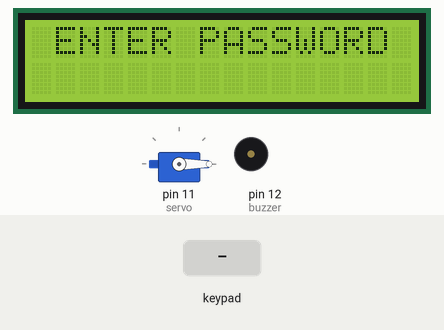
Recording of a sketch running on a simulated Arduino Uno, built with avr-gcc and run on an emulated ATmega328P. On the bench: servo, 16×2 character LCD, buzzer (waves = sounding, pin HIGH). The test bench sets the inputs (shaded band).

Above: at 4.2 s.
4.3 s: keypad keys 9 9 9 9 D pressed 0.4 s apart
At 7.2 s:
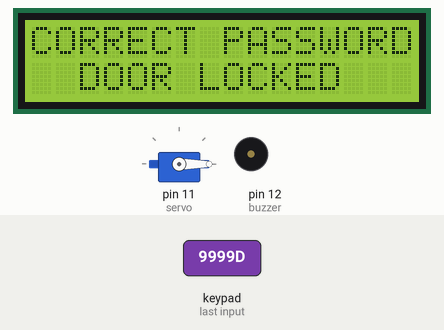
7.8 s: key 'D' pressed
At 10.5 s:
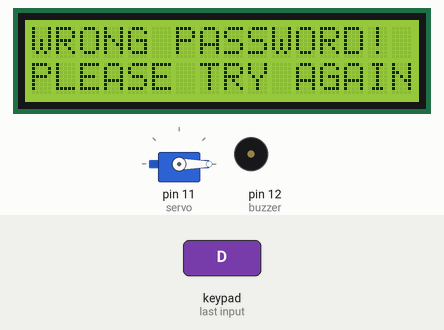
10.8 s: keypad keys 9 9 9 9 # pressed 0.4 s apart
At 13.2 s:
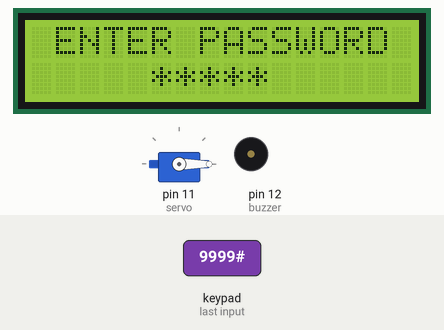
14.3 s: key '2' pressed
At 14.47 s:
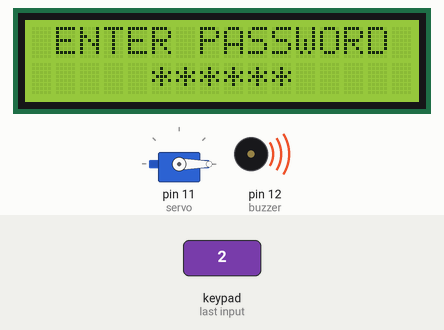
16.4 s: key '1' pressed
19.4 s: keypad keys 2 3 4 5 D pressed 0.4 s apart
At 21.23 s:
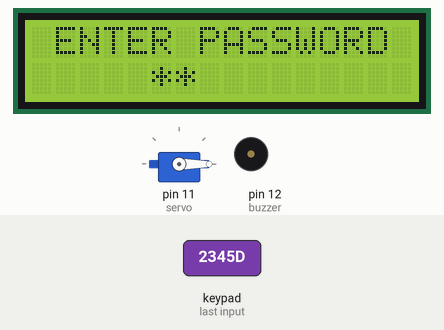
Timing chart, 0 to 24.4 s (numbered marks = the images above; inputs shaded):
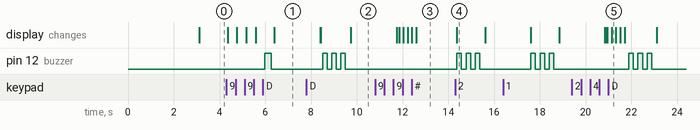

The sketch:

keypad.ino
```cpp
#include <Servo.h>
#include <LiquidCrystal_I2C.h>
#include <Keypad.h>
#include <Password.h>

#define buzzer 12

Servo servo;
LiquidCrystal_I2C lcd(0x27, 16, 2);

String newPasswordString;
char newPassword[6];
byte a = 5;
bool value = true;

Password password = Password("9999");

byte maxPasswordLength = 6;
byte currentPasswordLength = 0;
const byte ROWS = 4; // Four rows
const byte COLS = 4; // Four columns

char keys[ROWS][COLS] = {
  {'2', '1', '3', 'A'},
  {'5', '4', '6', 'B'},
  {'8', '7', '9', 'C'},
  {'0', '*', '#', 'D'},
};

byte rowPins[ROWS] = {2, 3, 4, 5};
byte colPins[COLS] = {6, 7, 8, 9};

Keypad keypad = Keypad(makeKeymap(keys), rowPins, colPins, ROWS, COLS);

void setup() {
  Serial.begin(9600);
  pinMode(buzzer, OUTPUT);
  servo.attach(11);
  servo.write(0); // Initialize servo position to 0 degrees
  lcd.init();
  lcd.backlight();
  lcd.setCursor(3, 0);
  lcd.print("WELCOME TO");
  lcd.setCursor(0, 1);
  lcd.print("DOOR LOCK SYSTEM");
  delay(3000);
  lcd.clear();
}

void loop() {
  lcd.setCursor(1, 0);
  lcd.print("ENTER PASSWORD");

  char key = keypad.getKey();
  if (key != NO_KEY) {
    delay(60);
    if (key == 'C') {
      resetPassword();
    } else if (key == 'D') {
      if (value == true) {
        doorlocked();
        value = false;
      } else if (value == false) {
        dooropen();
        value = true;
      }
    } else {
      processNumberKey(key);
    }
  }
}

void processNumberKey(char key) {
  lcd.setCursor(a, 1);
  lcd.print("*");
  a++;
  if (a == 11) {
    a = 5;
  }
  currentPasswordLength++;
  password.append(key);

  if (currentPasswordLength == maxPasswordLength) {
    doorlocked();
    dooropen();
  }
}

void dooropen() {
  if (password.evaluate()) {
    digitalWrite(buzzer, HIGH);
    delay(300);
    digitalWrite(buzzer, LOW);
    servo.write(45); // Move the servo to 45 degrees
    delay(100);
    lcd.setCursor(0, 0);
    lcd.print("CORRECT PASSWORD");
    lcd.setCursor(0, 1);
    lcd.print("OPEN THE DOOR...");
    delay(2000);
    lcd.clear();
    a = 5;
  } else {
    digitalWrite(buzzer, HIGH);
    delay(200);
    digitalWrite(buzzer, LOW);
    delay(200);
    digitalWrite(buzzer, HIGH);
    delay(200);
    digitalWrite(buzzer, LOW);
    delay(200);
    digitalWrite(buzzer, HIGH);
    delay(200);
    digitalWrite(buzzer, LOW);
    delay(200);
    lcd.setCursor(0, 0);
    lcd.print("WRONG PASSWORD!");
    lcd.setCursor(0, 1);
    lcd.print("PLEASE TRY AGAIN");
    delay(2000);
    lcd.clear();
    a = 5;
  }
  resetPassword();
}

void resetPassword() {
  password.reset();
  currentPasswordLength = 0;
  lcd.clear();
  a = 5;
}

void doorlocked() {
  if (password.evaluate()) {
    digitalWrite(buzzer, HIGH);
    delay(300);
    digitalWrite(buzzer, LOW);
    servo.write(0); // Move the servo to 0 degrees (locked position)
    delay(100);
    lcd.setCursor(0, 0);
    lcd.print("CORRECT PASSWORD");
    lcd.setCursor(2, 1);
    lcd.print("DOOR LOCKED");
    delay(2000);
    lcd.clear();
    a = 5;
  } else {
    digitalWrite(buzzer, HIGH);
    delay(200);
    digitalWrite(buzzer, LOW);
    delay(200);
    digitalWrite(buzzer, HIGH);
    delay(200);
    digitalWrite(buzzer, LOW);
    delay(200);
    digitalWrite(buzzer, HIGH);
    delay(200);
    digitalWrite(buzzer, LOW);
    delay(200);
    lcd.setCursor(0, 0);
    lcd.print("WRONG PASSWORD!");
    lcd.setCursor(0, 1);
    lcd.print("PLEASE TRY AGAIN");
    delay(2000);
    lcd.clear();
    a = 5;
  }
  resetPassword();
}
```

Measured:
- after the input at 4.3 s, pin 12 (buzzer): LOW → HIGH after 1.7 s, → LOW 0.30 s later; the display: first changes after 0.06 s (image 1 shows a later state)
- after the input at 7.8 s, pin 12 (buzzer): alternates HIGH for 0.20 s and LOW for 0.20 s, 6 changes in all, then stays LOW, starting after 0.71 s; the display: first differs from a run without the input after 1.9 s (image 2)
- after the input at 10.8 s, the display: first differs from a run without the input after 1.0 s (image 3 shows a later state)
- after the input at 14.3 s, pin 12 (buzzer): alternates HIGH for 0.20 s and LOW for 0.20 s, 6 changes in all, then stays LOW, starting after 0.07 s; the display: changes after 0.07 s (image 4)
- after the input at 19.4 s, pin 12 (buzzer): alternates HIGH for 0.20 s and LOW for 0.20 s, 6 changes in all, then stays LOW, starting after 2.5 s; the display: first differs from a run without the input after 1.7 s (image 5)
- what the display in image 4 shows lasts 1.2 s, from 14.4 s to 15.6 s
